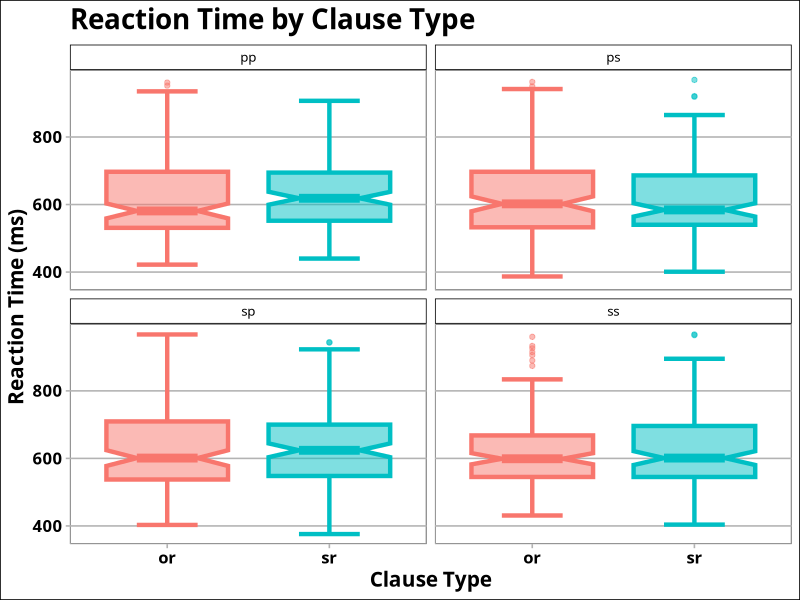
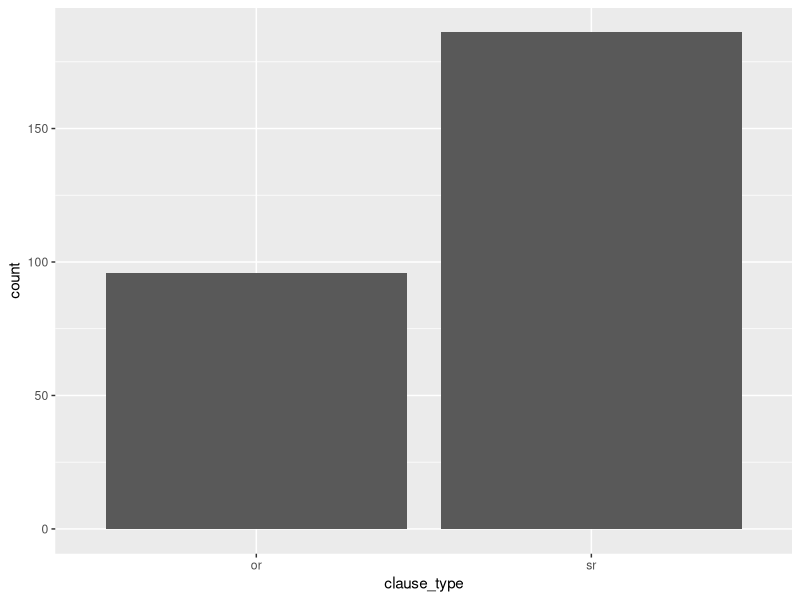

These charts were generated, in order, by the following R code:
# Library Import
library("tidyverse")
library("ggthemes")

# Data Import
df1 <- select(read.csv("./data/7co.csv"), part_id, gender, age, lang_ca, lang_sp, lang_en, task, item_type, clause_type, number, segment, rt, correct_answer, answer)
df2 <- select(read.csv("./data/ayb.csv"), part_id, gender, age, lang_ca, lang_sp, lang_en, task, item_type, clause_type, number, segment, rt, correct_answer, answer)
df3 <- select(read.csv("./data/ggn.csv"), part_id, gender, age, lang_ca, lang_sp, lang_en, task, item_type, clause_type, number, segment, rt, correct_answer, answer)
df4 <- select(read.csv("./data/h1n.csv"), part_id, gender, age, lang_ca, lang_sp, lang_en, task, item_type, clause_type, number, segment, rt, correct_answer, answer)
df5 <- select(read.csv("./data/qkh.csv"), part_id, gender, age, lang_ca, lang_sp, lang_en, task, item_type, clause_type, number, segment, rt, correct_answer, answer)
df6 <- select(read.csv("./data/y8r.csv"), part_id, gender, age, lang_ca, lang_sp, lang_en, task, item_type, clause_type, number, segment, rt, correct_answer, answer)

# Data Cleaning
df_raw <- reduce(list(df1, df2, df3, df4, df5, df6), rbind)
summary(df_raw)

df_clean <- df_raw[order(df_raw$part_id), ] %>%
    filter(task == "item" | task == "question") %>%
    mutate(across(c(lang_ca, lang_en, lang_sp, correct_answer, answer), as.logical)) %>%
    mutate(rt = as.numeric(rt))
summary(df_clean)

df_clean$lang_ca[is.na(df_clean$lang_ca)] <- FALSE
df_clean$lang_sp[is.na(df_clean$lang_sp)] <- FALSE
df_clean$lang_en[is.na(df_clean$lang_en)] <- FALSE

Q1 <- quantile(df_clean$rt, 0.25) # nolint
Q3 <- quantile(df_clean$rt, 0.75) # nolint
IQR <- Q3 - Q1 # nolint
inner_bound <- Q1 - 1.5 * IQR
upper_bound <- Q3 + 1.5 * IQR

df_rt <- filter(select(df_clean, part_id, gender, age, lang_ca, lang_sp, lang_en, task, item_type, clause_type, number, segment, rt), task == "item" & item_type == "exp_item") %>%
    filter(rt > inner_bound & rt < upper_bound)
summary(df_rt)

df_acc <- filter(select(df_clean, part_id, gender, age, lang_ca, lang_sp, lang_en, task, item_type, clause_type, number, correct_answer, answer), task == "question") %>%
    mutate(correct = ifelse(correct_answer == answer, TRUE, FALSE))
summary(df_acc)

# Data Analysis
lm_rt <- lm(data = df_rt, rt ~ clause_type + number)
summary(lm_rt)

lm_acc <- lm(data = df_acc, correct ~ clause_type + number)
summary(lm_acc)

# Data Visualization
plot_rt <- df_rt %>%
    ggplot(aes(
        x = clause_type,
        y = rt,
        color = clause_type,
        fill = clause_type
    )) +
    geom_boxplot(
        notch = TRUE,
        notchwidth = 0.5,
        staplewidth = 0.5,
        show.legend = FALSE,
        outlier.alpha = 0.5,
        linewidth = 1.5,
        alpha = 0.5,
    ) +
    facet_wrap(~number) +
    theme_calc(base_size = 12, base_family = "Verdana") +
    theme(
        plot.title = element_text(size = 20, face = "bold"),
        legend.title = element_text(size = 15, face = "bold"),
        legend.text = element_text(size = 12, face = "bold"),
        axis.title = element_text(size = 15, face = "bold"),
        axis.text = element_text(size = 12, face = "bold"),
    ) +
    labs(
        title = "Reaction Time by Clause Type",
        x = "Clause Type",
        y = "Reaction Time (ms)",
    )
plot_rt

plot_acc <- df_acc %>%
    ggplot(aes(x = clause_type)) +
    geom_bar()
plot_acc
